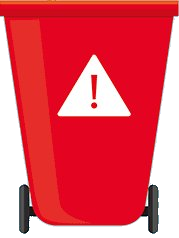
#> input picture images/farlig.png, 179 x 238 px
$ python removebg.py
#> lines starting #> are read from the running program, lines starting #| are printed output that depends on the picture; after the words box and inside, x2 and y2 are one past the last pixel; in counts of white or black regions, pixels touching at a corner belong together
from PIL import Image
import numpy as np
from collections import deque


def remove_outer_background(input_path, output_path, threshold=220):
#> called with input_path = 'images/farlig.png', output_path = 'images/farlig_no_bg.png', threshold = 220
    img = Image.open(input_path).convert("RGBA")
#> img is the input picture: PIL image 179x238 RGBA; mean R, G, B, A 212.4, 75.9, 92.8, 200.1
    data = np.array(img)

    h, w = data.shape[:2]
#> h = 238; w = 179

    r = data[:, :, 0]
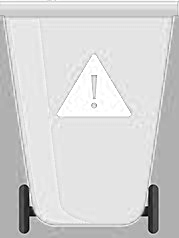
#> r: shape (238, 179); min 0, max 255, mean 212.4
    g = data[:, :, 1]
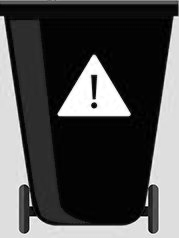
#> g: shape (238, 179); min 0, max 255, mean 75.9
    b = data[:, :, 2]
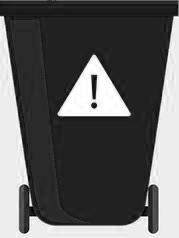
#> b: shape (238, 179); min 0, max 255, mean 92.8

    # detect near-white pixels
    bg = (r > threshold) & (g > threshold) & (b > threshold)
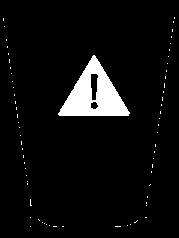
#> bg: shape (238, 179) bool; 5.4% white; 68 white regions (67 under 20 px), largest, box (x1, y1, x2, y2) and area: (58, 55, 130, 116) 2158

    visited = np.zeros((h, w), dtype=bool)
    q = deque()

    # add border pixels
    for x in range(w):
        for y in [0, h-1]:
            if bg[y, x]:
                visited[y, x] = True
                q.append((y, x))
#> visited: shape (238, 179) bool; every value is 0

    for y in range(h):
        for x in [0, w-1]:
            if bg[y, x] and not visited[y, x]:
                visited[y, x] = True
                q.append((y, x))

    # flood fill
    while q:
        y, x = q.popleft()

        for ny, nx in [(y+1,x),(y-1,x),(y,x+1),(y,x-1)]:
            if 0 <= ny < h and 0 <= nx < w:
                if not visited[ny, nx] and bg[ny, nx]:
                    visited[ny, nx] = True
                    q.append((ny, nx))

    # make only outer background transparent
    data[visited, 3] = 0

    Image.fromarray(data).save(output_path)


# example usage
remove_outer_background("images/farlig.png","images/farlig_no_bg.png")
